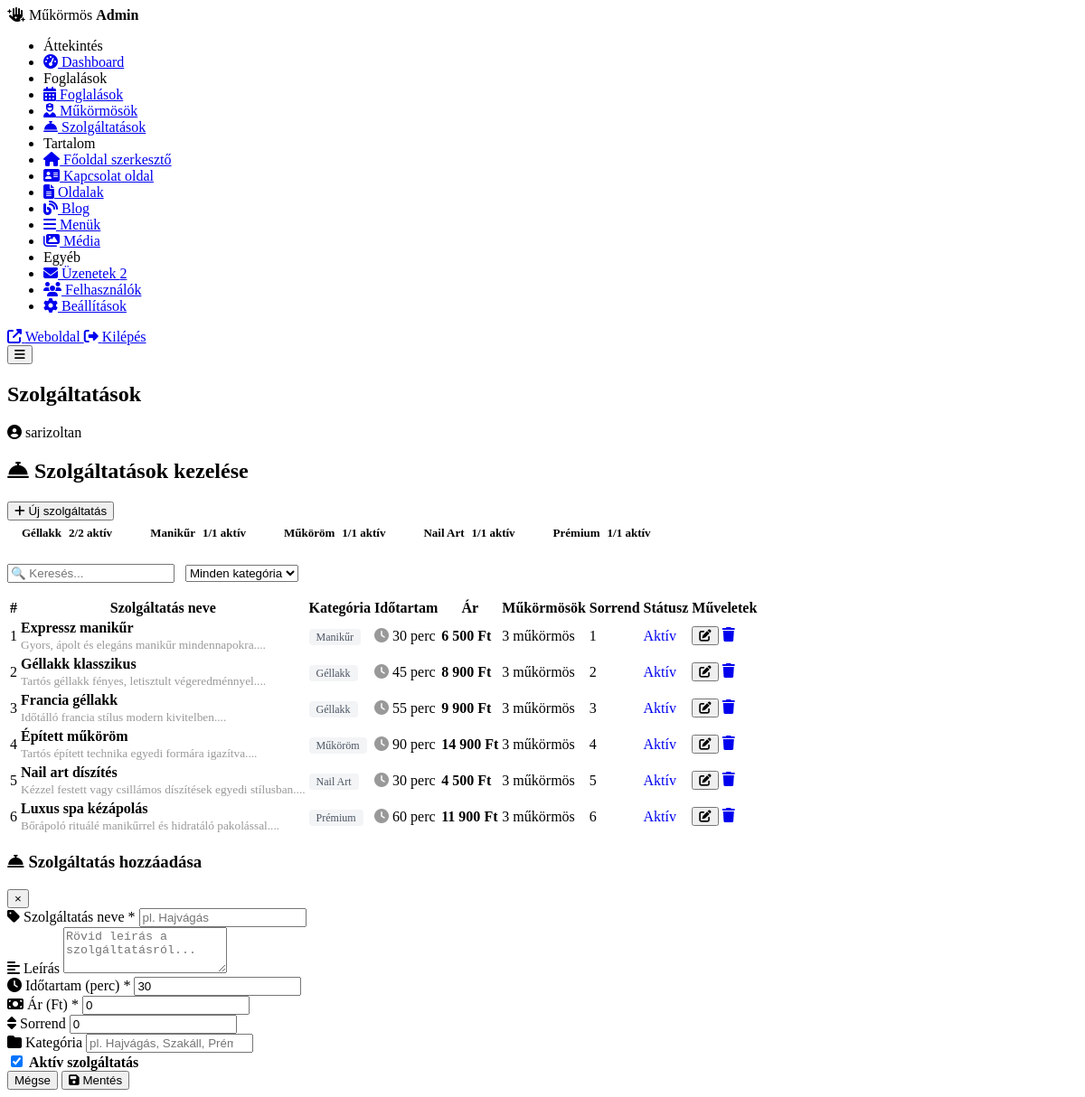
Screenshot of /admin/services.php (signed in) with the database file from the repository.
### tables this page shows
CREATE TABLE `services` (
  `id` int(11) NOT NULL,
  `name` varchar(100) NOT NULL,
  `description` text DEFAULT NULL,
  `duration` int(11) NOT NULL DEFAULT 30,
  `price` decimal(10,2) NOT NULL DEFAULT 0.00,
  `category` varchar(50) DEFAULT 'Hajvágás',
  `sort_order` int(11) DEFAULT 0,
  `active` tinyint(1) DEFAULT 1
);

### includes/functions.php (called while the page is built, shortened)
<?php
function csrf_token(): string {
    return $_SESSION['csrf_token'];
}
function e(?string $str): string {
    return htmlspecialchars((string)($str ?? ''), ENT_QUOTES, 'UTF-8');
}

### admin/services.php (the view, shortened to what this page needs)
<?php
require_once '../includes/db.php';
require_once '../includes/functions.php';
$services = $pdo->query("SELECT s.*,
    (SELECT COUNT(*) FROM staff_services ss WHERE ss.service_id = s.id) as staff_count
    FROM services s ORDER BY s.sort_order ASC, s.name ASC")->fetchAll();
require_once 'partials/header.php';
?>
<div class="page-header">
    <h2><i class="fas fa-concierge-bell"></i> Szolgáltatások kezelése</h2>
    <button class="btn btn-primary" onclick="openServiceModal()">
        <i class="fas fa-plus"></i> Új szolgáltatás
    </button>
</div>
<div class="services-summary">
    <?php
    $cats = $pdo->query("SELECT category, COUNT(*) as cnt, SUM(active) as active_cnt FROM services GROUP BY category ORDER BY category")->fetchAll();
    foreach ($cats as $cat):
    ?>
    <div class="summary-pill">
        <strong><?= e($cat['category']) ?></strong>
        <span><?= $cat['active_cnt'] ?>/<?= $cat['cnt'] ?> aktív</span>
    </div>
    <?php endforeach; ?>
</div>
<div class="card">
    <div style="margin-bottom:16px;display:flex;gap:12px;align-items:center;">
        <input type="text" id="tableSearch" placeholder="🔍 Keresés..." style="max-width:280px;">
        <select id="categoryFilter" style="max-width:200px;">
            <option value="">Minden kategória</option>
        </select>
    </div>
    <table class="admin-table" id="servicesTable">
        <thead>
            <tr>
                <th>#</th>
                <th>Szolgáltatás neve</th>
                <th>Kategória</th>
                <th>Időtartam</th>
                <th>Ár</th>
                <th>Műkörmösök</th>
                <th>Sorrend</th>
                <th>Státusz</th>
                <th>Műveletek</th>
            </tr>
        </thead>
        <tbody>
            <?php if ($services): ?>
            <?php foreach ($services as $s): ?>
            <tr data-category="<?= e($s['category']) ?>">
                <td><?= $s['id'] ?></td>
                <td>
                    <strong><?= e($s['name']) ?></strong>
                    <?php if ($s['description']): ?>
                        <br><small style="color:#999;"><?= e(mb_substr($s['description'],0,60)) ?>...</small>
                    <?php endif; ?>
                </td>
                <td><span class="category-tag"><?= e($s['category']) ?></span></td>
                <td><i class="fas fa-clock" style="color:#999;"></i> <?= $s['duration'] ?> perc</td>
                <td><strong><?= number_format($s['price'],0,',',' ') ?> Ft</strong></td>
                <td><?= $s['staff_count'] ?> műkörmös</td>
                <td><?= $s['sort_order'] ?></td>
                <td>
                    <a href="services.php?toggle=<?= $s['id'] ?>&csrf_token=<?= csrf_token() ?>"
                       class="badge <?= $s['active'] ? 'badge-confirmed' : 'badge-cancelled' ?>"
                       style="cursor:pointer;text-decoration:none;"
                       title="Kattints a státusz változtatáshoz">
                        <?= $s['active'] ? 'Aktív' : 'Inaktív' ?>
                    </a>
                </td>
                <td>
                    <div class="table-actions">
                        <button class="action-btn edit" title="Szerkesztés"
                            onclick="openServiceModal(<?= htmlspecialchars(json_encode($s), ENT_QUOTES) ?>)">
                            <i class="fas fa-edit"></i>
                        </button>
                        <a href="services.php?delete=<?= $s['id'] ?>&csrf_token=<?= csrf_token() ?>"
                           class="action-btn delete" title="Törlés"
                           data-confirm="Biztosan törlöd ezt a szolgáltatást?">
                            <i class="fas fa-trash"></i>
                        </a>
                    </div>
                </td>
            </tr>
            <?php endforeach; ?>
            <?php else: ?>
            <tr><td colspan="9" style="text-align:center;padding:40px;color:#999;">Még nincs szolgáltatás.</td></tr>
            <?php endif; ?>
        </tbody>
    </table>
</div>
<div class="modal-overlay" id="serviceModal">
    <div class="modal">
        <div class="modal-header">
            <h3 id="svcModalTitle"><i class="fas fa-concierge-bell"></i> Szolgáltatás hozzáadása</h3>
            <button class="modal-close">&times;</button>
        </div>
        <form method="POST" action="services.php">
            <div class="modal-body">
                <div class="form-group">
                    <label><i class="fas fa-tag"></i> Szolgáltatás neve *</label>
                    <input type="text" name="name" id="svcName" required placeholder="pl. Hajvágás">
                </div>
                <div class="form-group">
                    <label><i class="fas fa-align-left"></i> Leírás</label>
                    <textarea name="description" id="svcDesc" rows="3" placeholder="Rövid leírás a szolgáltatásról..."></textarea>
                </div>
                <div class="form-row-3">
                    <div class="form-group">
                        <label><i class="fas fa-clock"></i> Időtartam (perc) *</label>
                        <input type="number" name="duration" id="svcDuration" value="30" min="5" step="5" required>
                    </div>
                    <div class="form-group">
                        <label><i class="fas fa-money-bill"></i> Ár (Ft) *</label>
                        <input type="number" name="price" id="svcPrice" value="0" min="0" step="100" required>
                    </div>
                    <div class="form-group">
                        <label><i class="fas fa-sort"></i> Sorrend</label>
                        <input type="number" name="sort_order" id="svcSort" value="0" min="0">
                    </div>
                </div>
                <div class="form-group">
                    <label><i class="fas fa-folder"></i> Kategória</label>
                    <input type="text" name="category" id="svcCategory" placeholder="pl. Hajvágás, Szakáll, Prémium"
                           list="categoryList">
                </div>
                <div class="form-group">
                    <label class="checkbox-label">
                        <input type="checkbox" name="active" id="svcActive" checked>
                        <strong>Aktív szolgáltatás</strong>
                    </label>
                </div>
            </div>
            <div class="modal-footer">
                <button type="button" class="btn btn-secondary modal-close">Mégse</button>
                <button type="submit" class="btn btn-primary"><i class="fas fa-save"></i> Mentés</button>
            </div>
        </form>
    </div>
</div>
<?php require_once 'partials/footer.php'; ?>

### admin/services.php (style rules this page uses)
.services-summary { display: flex; gap: 10px; flex-wrap: wrap; margin-bottom: 20px; }
.summary-pill { background: var(--white); border: 1px solid var(--border); border-radius: 20px; padding: 6px 16px; font-size: 13px; display: flex; gap: 8px; align-items: center; box-shadow: var(--shadow); }
.summary-pill strong { color: var(--primary); }
.summary-pill span { color: var(--accent); font-weight: 600; }
.category-tag { background: #f3f4f6; color: #4b5563; padding: 2px 8px; border-radius: 4px; font-size: 12px; }

### rows the page displays
services: id "1", name "Expressz manikűr", description "Gyors, ápolt és elegáns manikűr mindennapokra.", category "Manikűr", duration "30", price "6 500", staff_count "3", sort_order "1", active "Aktív"
services: id "2", name "Géllakk klasszikus", description "Tartós géllakk fényes, letisztult végeredménnyel.", category "Géllakk", duration "45", price "8 900", staff_count "3", sort_order "2", active "Aktív"
services: id "3", name "Francia géllakk", description "Időtálló francia stílus modern kivitelben.", category "Géllakk", duration "55", price "9 900", staff_count "3", sort_order "3", active "Aktív"
services: id "4", name "Épített műköröm", description "Tartós épített technika egyedi formára igazítva.", category "Műköröm", duration "90", price "14 900", staff_count "3", sort_order "4", active "Aktív"
services: id "5", name "Nail art díszítés", description "Kézzel festett vagy csillámos díszítések egyedi stílusban.", category "Nail Art", duration "30", price "4 500", staff_count "3", sort_order "5", active "Aktív"
services: id "6", name "Luxus spa kézápolás", description "Bőrápoló rituálé manikűrrel és hidratáló pakolással.", category "Prémium", duration "60", price "11 900", staff_count "3", sort_order "6", active "Aktív"

### other values shown
$new_msg "2"
$page_title "Szolgáltatások"
current_admin()['name'] "sarizoltan"
$cat['category'] "Géllakk"
$cat['active_cnt'] "2"
$cat['cnt'] "2"
$cat['category'] "Manikűr"
$cat['active_cnt'] "1"
$cat['cnt'] "1"
$cat['category'] "Műköröm"
$cat['category'] "Nail Art"
$cat['category'] "Prémium"
